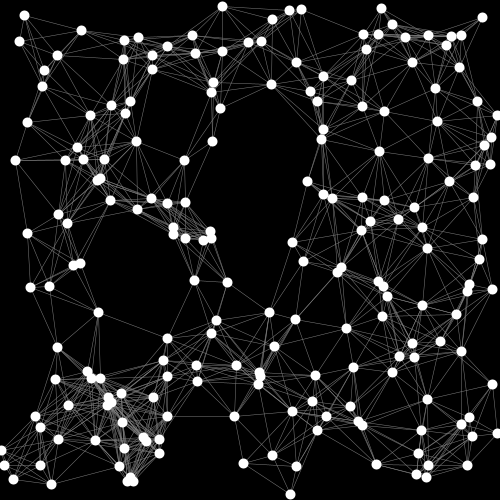
Frame 1 (no input)
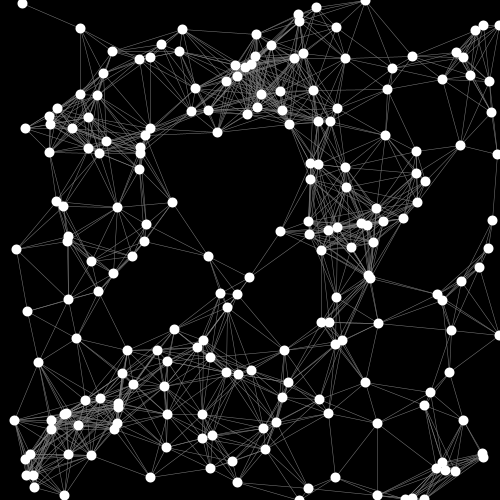
Frame 60 (the mouse pressed at the canvas centre just before this capture)
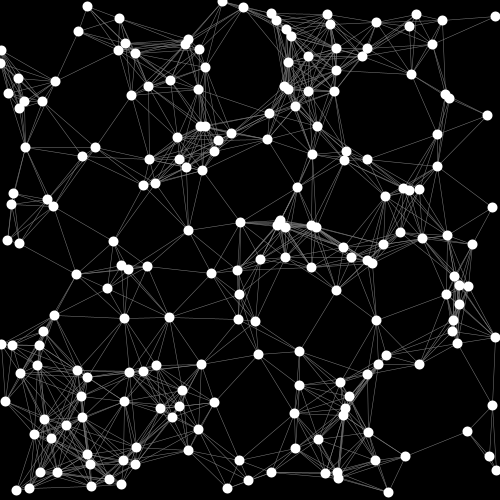
Frame 120 (the mouse held since frame 60 and released just before this capture)

The Processing sketch that drew these frames (run headless with seeded random() and noise(); from frame 60 on, the mouse is pressed at the canvas centre):

// Processing sketch: networkGraphs3
// ── networkGraphs3.pde
// draw lots of nodes
int qtyPoints = 200;
// draw lines if shorter than
float maxDist = 75;

// declare location and speed of points
float[] pointX, pointY, speedX, speedY;

void setup() {

  size(500, 500);
  frameRate(30);

  // initialize location and speed
  pointX=new float[qtyPoints];
  pointY=new float[qtyPoints];
  speedX=new float[qtyPoints];
  speedY=new float[qtyPoints];

  // randomize
  for (int i = 0; i < qtyPoints; i++) {
    pointX[i]=random(width);
    pointY[i]=random(height);
    speedX[i]=random(-2.5, 2.5);
    speedY[i]=random(-2.5, 2.5);
  }

  background(0);
}

void draw() {

  background(0);

  //draw all the lines first
  for (int i = 0; i < qtyPoints; i++) {
    for (int j = i+1; j < qtyPoints; j++) {
      stroke(127);
      strokeWeight(0.5);
      // created a distance() function to return the distance between two points
      if ( distance(pointX[i], pointY[i], pointX[j], pointY[j]) < maxDist) {
        line(pointX[i], pointY[i], pointX[j], pointY[j]);
      }
    }
  }

  //draw the points on top
  for (int i = 0; i < qtyPoints; i++) {
    stroke(255);
    strokeWeight(10);
    point(pointX[i], pointY[i]);
  }

  //update the points
  for (int i = 0; i < qtyPoints; i++) {
    pointX[i]+=speedX[i];
    pointY[i]+=speedY[i];

    // effectively detects collision with canvas edge
    // reverses the direction and speed
    if (pointX[i] < 0 && speedX[i] < 0) {
      speedX[i]*=-1;
      pointX[i]=0;
    } else if (pointX[i] > width && speedX[i] > 0) {
      speedX[i]*=-1;
      pointX[i]=width;
    }

    if (pointY[i] < 0  && speedY[i] < 0) {
      speedY[i]*=-1;
      pointY[i]=0;
    } else if (pointY[i] > height  && speedY[i] > 0) {
      speedY[i]*=-1;
      pointY[i]=height;
    }
  }
}

float distance(float _x1, float _y1, float _x2, float _y2) {
  // the distance between two points is the length of the hypotenuse of a right triangle formed between them
  // (x^2 + y^2)^0.5 where x is equal to x2 - x1 and y is equal to y2 - y1
  return pow( pow( _x2 - _x1, 2) + pow( _y2 - _y1, 2), 0.5);
}
